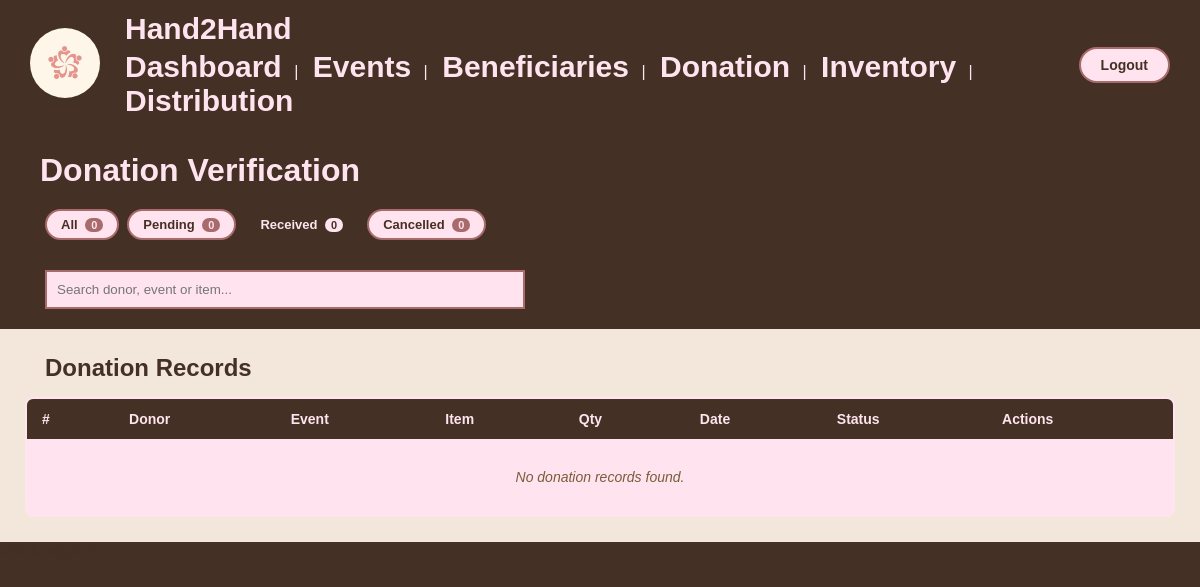
The app's page /admin/donation.php?filter=Received (signed in), older data.
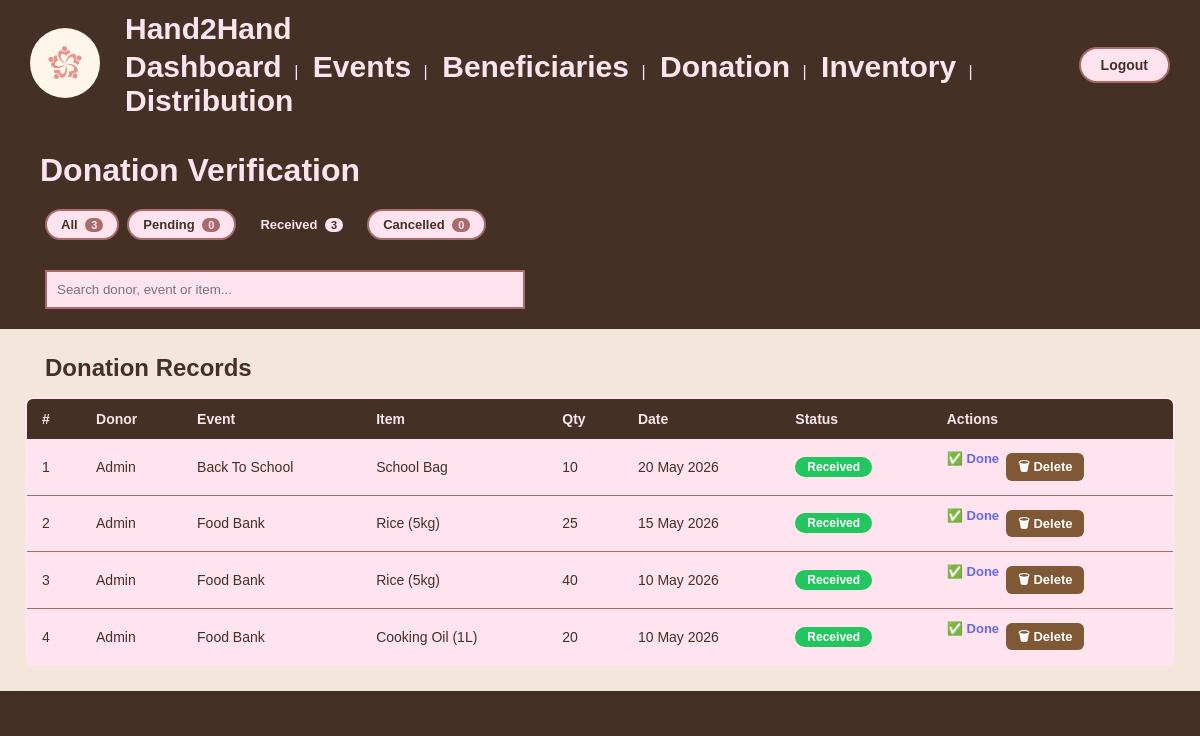
The same page, newer data.
### tables this page shows
CREATE TABLE IF NOT EXISTS DONATION (
    donation_id INT(11) AUTO_INCREMENT PRIMARY KEY,
    event_id INT(11) NOT NULL,
    user_id INT(11) NOT NULL,
    date DATE NOT NULL,
    status ENUM('Pending', 'Received', 'Cancelled') NOT NULL DEFAULT 'Pending',
    FOREIGN KEY (event_id) REFERENCES DONATIONEVENT(event_id),
    FOREIGN KEY (user_id) REFERENCES USER(user_id)
);

CREATE TABLE IF NOT EXISTS USER (
    user_id INT(11) AUTO_INCREMENT PRIMARY KEY,
    email VARCHAR(100) NOT NULL UNIQUE,
    username VARCHAR(50) NOT NULL,
    password VARCHAR(255) NOT NULL,
    role ENUM('Requester', 'Donor', 'Admin') NOT NULL
);

CREATE TABLE IF NOT EXISTS DONATIONEVENT (
    event_id INT(11) AUTO_INCREMENT PRIMARY KEY,
    name VARCHAR(100) NOT NULL,
    date DATE NOT NULL,
    location VARCHAR(200) NOT NULL,
    status ENUM('Active', 'Completed', 'Cancelled') NOT NULL
);

CREATE TABLE IF NOT EXISTS ITEM (
    item_id INT(11) AUTO_INCREMENT PRIMARY KEY,
    name VARCHAR(100) NOT NULL,
    category VARCHAR(50) NOT NULL,
    description TEXT
);

CREATE TABLE IF NOT EXISTS DONATION_ITEM (
    donation_id INT(11) NOT NULL,
    item_id INT(11) NOT NULL,
    quantity INT(11) NOT NULL DEFAULT 1,
    PRIMARY KEY (donation_id, item_id),
    FOREIGN KEY (donation_id) REFERENCES DONATION(donation_id),
    FOREIGN KEY (item_id) REFERENCES ITEM(item_id)
);

### admin/donation.php (the view, shortened to what the changed rows need)
<?php
require_once '../includes/connect.php';
$filter = isset($_GET['filter'])
    ? $_GET['filter']
    : 'all';
$query = "
SELECT
    d.donation_id,
    d.date,
    d.status,
    u.username,
    u.email,
    e.name AS event_name,
    i.name AS item_name,
    di.quantity
FROM DONATION d
JOIN USER u
ON d.user_id = u.user_id
JOIN DONATIONEVENT e
ON d.event_id = e.event_id
JOIN DONATION_ITEM di
ON d.donation_id = di.donation_id
JOIN ITEM i
ON di.item_id = i.item_id
WHERE 1=1
";
if ($filter != "all") {
    $query .= "
    AND d.status='" .
        mysqli_real_escape_string($conn, $filter) .
        "'";
}
$query .= "
ORDER BY
FIELD(d.status,'Pending','Received','Cancelled'),
d.date DESC,
d.donation_id DESC
";
$result = mysqli_query($conn, $query);
$donations = mysqli_fetch_all($result, MYSQLI_ASSOC);
$counts = [
    'all' => 0,
    'Pending' => 0,
    'Received' => 0,
    'Cancelled' => 0
];
$countResult = mysqli_query(
    $conn,
    "SELECT status,
            COUNT(*) AS total
     FROM DONATION
     GROUP BY status"
);
while ($row = mysqli_fetch_assoc($countResult)) {
    $counts[$row['status']] = $row['total'];
    $counts['all'] += $row['total'];
}
?>
<!DOCTYPE html>
<html lang="en">
<head>
    <link rel="stylesheet" href="../css/formatBulan.css">
</head>
<body>
    <?php include '../includes/navbar.php'; ?>
    <div class="page-container">
        <div class="page-title2">
            <h1>Donation Verification</h1>
        </div>
        <div class="tab-container">
            <a href="?filter=all" class="tab-link <?= $filter == 'all' ? 'active' : '' ?>">
                All <span class="tab-cnt"><?= $counts['all'] ?></span>
            </a>
            <a href="?filter=Received" class="tab-link <?= $filter == 'Received' ? 'active' : '' ?>">
                Received <span class="tab-cnt"><?= $counts['Received'] ?></span>
            </a>
        </div>
        <section class="admin-table">
            <h2>Donation Records</h2>
            <table class="custom-table" id="mainTable">
                <thead>
                    <tr>
                        <th>#</th>
                        <th>Donor</th>
                        <th>Event</th>
                        <th>Item</th>
                        <th>Qty</th>
                        <th>Date</th>
                        <th>Status</th>
                        <th>Actions</th>
                    </tr>
                </thead>
                <tbody>
                    <?php if (empty($donations)): ?>
                        <tr>
                            <td colspan="8" style="text-align:center;padding:30px;font-style:italic;color:#7a5c3a;">
                                No donation records found.
                            </td>
                        </tr>
                    <?php else: ?>
                        <?php foreach ($donations as $i => $d): ?>
                            <tr>
                                <td><?= $i + 1 ?></td>
                                <td><?= htmlspecialchars($d['username']) ?></td>
                                <td><?= htmlspecialchars($d['event_name']) ?></td>
                                <td><?= htmlspecialchars($d['item_name']) ?></td>
                                <td><?= $d['quantity'] ?></td>
                                <td style="white-space:nowrap"><?= date('d M Y', strtotime($d['date'])) ?></td>
                                <td>
                                    <span class="badge badge-<?= strtolower($d['status']) ?>">
                                        <?= $d['status'] ?>
                                    </span>
                                </td>
                                <td>
                                    <div class="action-cell">
                                        <?php if ($d['status'] == 'Pending'): ?>
                                            <form method="POST" style="display:inline">
                                                <input type="hidden" name="action" value="receive">
                                                <input type="hidden" name="donation_id" value="<?= $d['donation_id'] ?>">
                                                <button type="submit" class="btn-action btn-approve">
                                                    ✓ Received
                                                </button>
                                            </form>
                                            <form method="POST" style="display:inline">
                                                <input type="hidden" name="action" value="cancel">
                                                <input type="hidden" name="donation_id" value="<?= $d['donation_id'] ?>">
                                                <button type="submit" class="btn-action btn-reject">
                                                    ✗ Cancel
                                                </button>
                                            </form>
                                        <?php elseif ($d['status'] == 'Received'): ?>
                                            <span style="color:#6366f1;font-weight:bold;font-size:13px;">
                                                ✅ Done
                                            </span>
                                        <?php elseif ($d['status'] == 'Cancelled'): ?>
                                            <span style="color:#ef4444;font-weight:bold;font-size:13px;">
                                                ✗ Cancelled
                                            </span>
                                        <?php endif; ?>
                                        <form method="POST"
                                            onsubmit="return confirm('Delete this donation?')"
                                            style="display:inline">
                                            <button type="submit" class="btn-action btn-delete">
                                                🗑 Delete
                                            </button>
                                        </form>
                                    </div>
                                </td>
                            </tr>
                        <?php endforeach; ?>
                    <?php endif; ?>
                </tbody>
            </table>
        </section>
    </div>
</body>
</html> untuk page nii

Row changes from the older to the newer data that the page shows:
added donation: user.username "Admin", event.name "Back To School", item.name "School Bag", donation_item.quantity "10", date "20 May 2026", status "Received", shows "✅ Done"
added donation: user.username "Admin", event.name "Food Bank", item.name "Rice (5kg)", donation_item.quantity "25", date "15 May 2026", status "Received", shows "✅ Done"
added donation: user.username "Admin", event.name "Food Bank", item.name "Rice (5kg)", donation_item.quantity "40", date "10 May 2026", status "Received", shows "✅ Done", item.name "Cooking Oil (1L)", donation_item.quantity "20"
Text that changed along with them:
$counts['all']: "0" → "3"
$counts['Received']: "0" → "3"
text no longer shown: "No donation records found."
